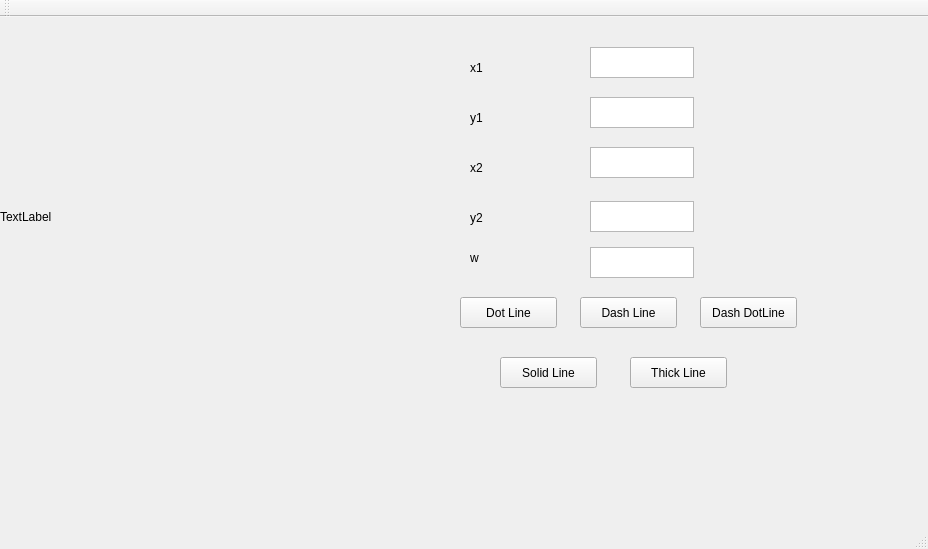
<?xml version="1.0" encoding="UTF-8"?>
<ui version="4.0">
 <class>MainWindow</class>
 <widget class="QMainWindow" name="MainWindow">
  <property name="geometry">
   <rect>
    <x>0</x>
    <y>0</y>
    <width>928</width>
    <height>549</height>
   </rect>
  </property>
  <property name="windowTitle">
   <string>MainWindow</string>
  </property>
  <widget class="QWidget" name="centralWidget">
   <widget class="QLabel" name="label">
    <property name="geometry">
     <rect>
      <x>0</x>
      <y>0</y>
      <width>400</width>
      <height>400</height>
     </rect>
    </property>
    <property name="text">
     <string>TextLabel</string>
    </property>
   </widget>
   <widget class="QTextEdit" name="textEdit">
    <property name="geometry">
     <rect>
      <x>590</x>
      <y>30</y>
      <width>104</width>
      <height>31</height>
     </rect>
    </property>
   </widget>
   <widget class="QTextEdit" name="textEdit_2">
    <property name="geometry">
     <rect>
      <x>590</x>
      <y>80</y>
      <width>104</width>
      <height>31</height>
     </rect>
    </property>
   </widget>
   <widget class="QTextEdit" name="textEdit_3">
    <property name="geometry">
     <rect>
      <x>590</x>
      <y>130</y>
      <width>104</width>
      <height>31</height>
     </rect>
    </property>
   </widget>
   <widget class="QTextEdit" name="textEdit_4">
    <property name="geometry">
     <rect>
      <x>590</x>
      <y>184</y>
      <width>104</width>
      <height>31</height>
     </rect>
    </property>
   </widget>
   <widget class="QLabel" name="label_2">
    <property name="geometry">
     <rect>
      <x>470</x>
      <y>40</y>
      <width>65</width>
      <height>21</height>
     </rect>
    </property>
    <property name="text">
     <string>x1</string>
    </property>
   </widget>
   <widget class="QLabel" name="label_3">
    <property name="geometry">
     <rect>
      <x>470</x>
      <y>90</y>
      <width>65</width>
      <height>21</height>
     </rect>
    </property>
    <property name="text">
     <string>y1</string>
    </property>
   </widget>
   <widget class="QLabel" name="label_4">
    <property name="geometry">
     <rect>
      <x>470</x>
      <y>140</y>
      <width>65</width>
      <height>21</height>
     </rect>
    </property>
    <property name="text">
     <string>x2</string>
    </property>
   </widget>
   <widget class="QLabel" name="label_5">
    <property name="geometry">
     <rect>
      <x>470</x>
      <y>190</y>
      <width>65</width>
      <height>21</height>
     </rect>
    </property>
    <property name="text">
     <string>y2</string>
    </property>
   </widget>
   <widget class="QPushButton" name="pushButton">
    <property name="geometry">
     <rect>
      <x>460</x>
      <y>280</y>
      <width>97</width>
      <height>31</height>
     </rect>
    </property>
    <property name="text">
     <string>Dot Line</string>
    </property>
   </widget>
   <widget class="QPushButton" name="pushButton_2">
    <property name="geometry">
     <rect>
      <x>580</x>
      <y>280</y>
      <width>97</width>
      <height>31</height>
     </rect>
    </property>
    <property name="text">
     <string>Dash Line</string>
    </property>
   </widget>
   <widget class="QPushButton" name="pushButton_3">
    <property name="geometry">
     <rect>
      <x>700</x>
      <y>280</y>
      <width>97</width>
      <height>31</height>
     </rect>
    </property>
    <property name="text">
     <string>Dash DotLine</string>
    </property>
   </widget>
   <widget class="QPushButton" name="pushButton_4">
    <property name="geometry">
     <rect>
      <x>630</x>
      <y>340</y>
      <width>97</width>
      <height>31</height>
     </rect>
    </property>
    <property name="text">
     <string>Thick Line</string>
    </property>
   </widget>
   <widget class="QPushButton" name="pushButton_5">
    <property name="geometry">
     <rect>
      <x>500</x>
      <y>340</y>
      <width>97</width>
      <height>31</height>
     </rect>
    </property>
    <property name="text">
     <string>Solid Line</string>
    </property>
   </widget>
   <widget class="QTextEdit" name="textEdit_5">
    <property name="geometry">
     <rect>
      <x>590</x>
      <y>230</y>
      <width>104</width>
      <height>31</height>
     </rect>
    </property>
   </widget>
   <widget class="QLabel" name="label_6">
    <property name="geometry">
     <rect>
      <x>470</x>
      <y>230</y>
      <width>65</width>
      <height>21</height>
     </rect>
    </property>
    <property name="text">
     <string>w</string>
    </property>
   </widget>
  </widget>
  <widget class="QMenuBar" name="menuBar">
   <property name="geometry">
    <rect>
     <x>0</x>
     <y>0</y>
     <width>928</width>
     <height>26</height>
    </rect>
   </property>
  </widget>
  <widget class="QToolBar" name="mainToolBar">
   <attribute name="toolBarArea">
    <enum>TopToolBarArea</enum>
   </attribute>
   <attribute name="toolBarBreak">
    <bool>false</bool>
   </attribute>
  </widget>
  <widget class="QStatusBar" name="statusBar"/>
 </widget>
 <layoutdefault spacing="6" margin="11"/>
 <resources/>
 <connections/>
</ui>
